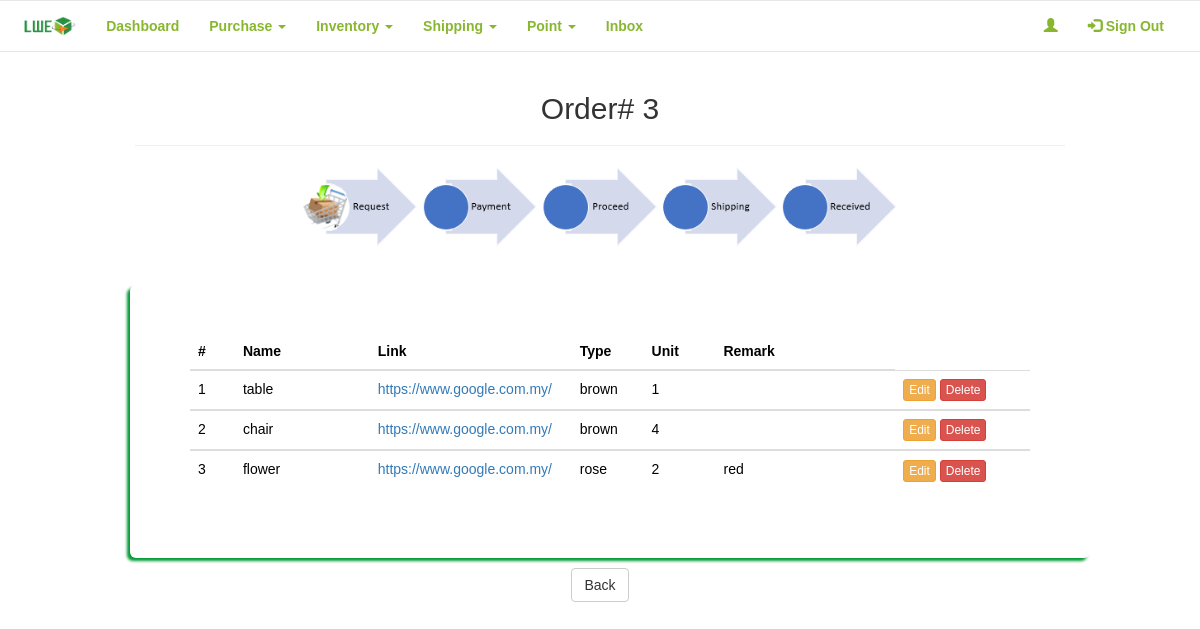
The app's page /LWE_Buy/user/purchaseview.php?order_id=3 with its own data.
### tables this page shows
CREATE TABLE `order_item` (
  `oi_id` int(11) NOT NULL,
  `order_id` int(11) NOT NULL,
  `name` varchar(50) NOT NULL,
  `link` varchar(255) NOT NULL,
  `type` varchar(50) NOT NULL,
  `unit` int(15) NOT NULL,
  `remark` varchar(255) DEFAULT NULL,
  `price` decimal(10,2) DEFAULT NULL,
  `statuss` varchar(15) DEFAULT NULL,
  `order_code` varchar(25) DEFAULT NULL,
  `datetimes` timestamp NOT NULL DEFAULT CURRENT_TIMESTAMP ON UPDATE CURRENT_TIMESTAMP
);

### LWE_Buy/user/purchaseview.php (the view, shortened to what this page needs)
<?php
require_once '../connection/config.php';
$order_id = $_GET['order_id'];
$counter = 0;
$query = "SELECT *
          FROM order_item
          WHERE order_id='$order_id'";
$result = mysqli_query($con, $query);
?>
<!DOCTYPE html>
<html data-ng-app="myApp">
    <head>
        <link rel="stylesheet" href="https://maxcdn.bootstrapcdn.com/bootstrap/3.3.7/css/bootstrap.min.css">
        <link href="../frameworks/css/style.css" rel="stylesheet"/>
    </head>
    <body>
        <center>
            <div class="row">
                <?php include_once('nav.php')?>
            </div>
            <div class="container">
                <h2>Order# <?php echo $order_id; ?></h2>
                <hr/>
                <img src="../resources/timeline/requests.PNG" alt="timeline" width="600px"/>
            </div>
            <br/>
            <section class="content">
                <div class="container">
                    <div class="row">
                        <div class="col-xs-12 col-md-12 col-lg-12 jumbotron">
                            <?php
                                if(mysqli_num_rows($result) > 0)
                                {
                                ?>
                                <table class="table thead-bordered table-hover" style="width:100%">
                                    <thead>
                                        <tr>
                                            <th>#</th>
                                            <th>Name</th>
                                            <th>Link</th>
                                            <th>Type</th>
                                            <th>Unit</th>
                                            <th>Remark</th>
                                        </tr>
                                    </thead>
                                <?php
                                    while($row = mysqli_fetch_array($result))
                                    {
                                        $counter++;
                                        ?>
                                        <tbody class="purchase">
                                            <tr>
                                                <td width="5%"><?php echo $counter; ?></td>
                                                <td width="15%"><?php echo $row['name']; ?></td>
                                                <td width="20%"><a href="<?php echo $row['link']; ?>" target="_blank"><?php echo $row['link']; ?></a></td>
                                                <td width="8%"><?php echo $row['type']; ?></td>
                                                <td width="8%"><?php echo $row['unit']; ?></td>
                                                <td width="20%"><?php echo $row['remark']; ?></td>
                                                <td width="15%">
                                                    <a href="editpurchase.php?order_id=<?php echo $order_id; ?>&oi_id=<?php echo $row['oi_id']; ?>" class="btn btn-xs btn-warning">Edit</a>
                                                    <a href="delete.php?order_id=<?php echo $order_id; ?>&oi_id=<?php echo $row['oi_id']; ?>" class="btn btn-xs btn-danger delete-button">Delete</a>
                                                </td>
                                            </tr>
                                        </tbody>
                                        <?php
                                        }
                                    }
                                ?>
                            </table>
                        </div>
                        <a href="purchaselist.php" class="btn btn-default" name="back">Back</a>
                    </div>
                </div>
            </section>
        </center>
    </body>
</html>

### LWE_Buy/frameworks/css/style.css (style rules this page uses)
html, body { height: 100%; }
body { background-image: url("../../resources/img/bg.jpg"); font-family: sans-serif; overflow-x: hidden; }
.container { width: 80%; margin: 0px auto 5px auto;; min-height: 57%; }
.jumbotron { margin: 10px; background: #fff; border-radius: 5px; color: #000; box-shadow: -3px 3px 3px #009933; }

### records on screen
order_item: name "table", link "https://www.google.com.my/", type "brown", unit "1"
order_item: name "chair", link "https://www.google.com.my/", type "brown", unit "4"
order_item: name "flower", link "https://www.google.com.my/", type "rose", unit "2", remark "red"

### other values on screen
$order_id "3"
